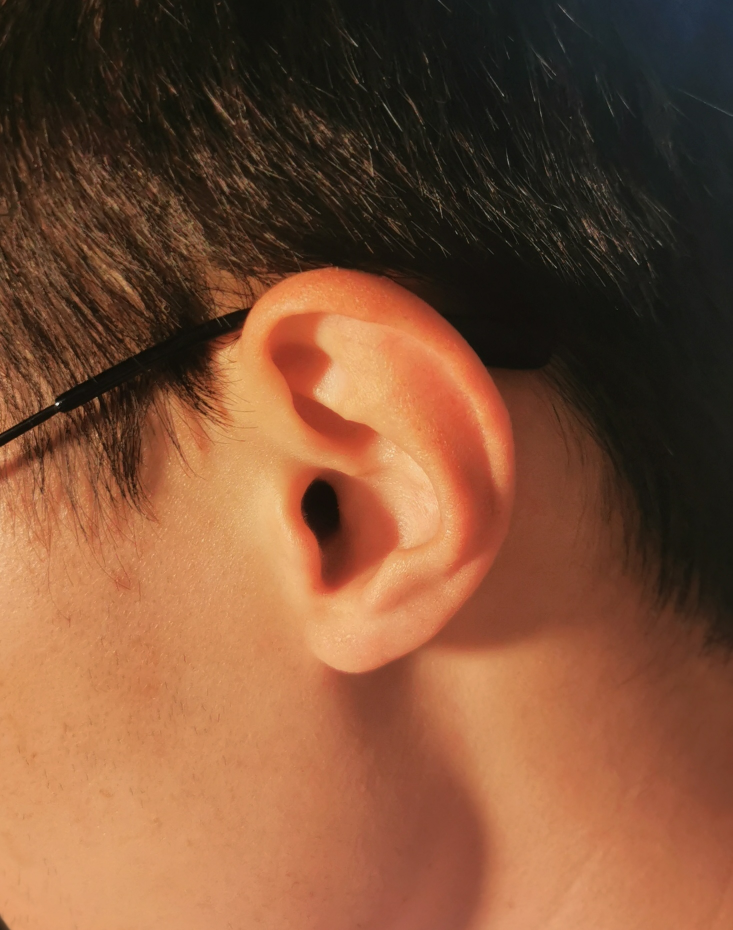
#> input picture 01_mmpose_assign/openmmlab_config/myEar.jpg, 1465 x 1860 px (shown at 1/2 size)
$ python resize_.py
#> lines starting #> are read from the running program, lines starting #| are printed output that depends on the picture
import cv2

img = cv2.imread("./myEar.jpg")
#> img is the input picture: shape (1860, 1465, 3); mean B, G, R 55, 81.4, 125.4
h, w, _ = img.shape
#> h = 1860; w = 1465
h_n = 720
w_n = int(w * h_n * 1.0 / h )
#> w_n = 567
img = cv2.resize(img, (w_n, h_n))
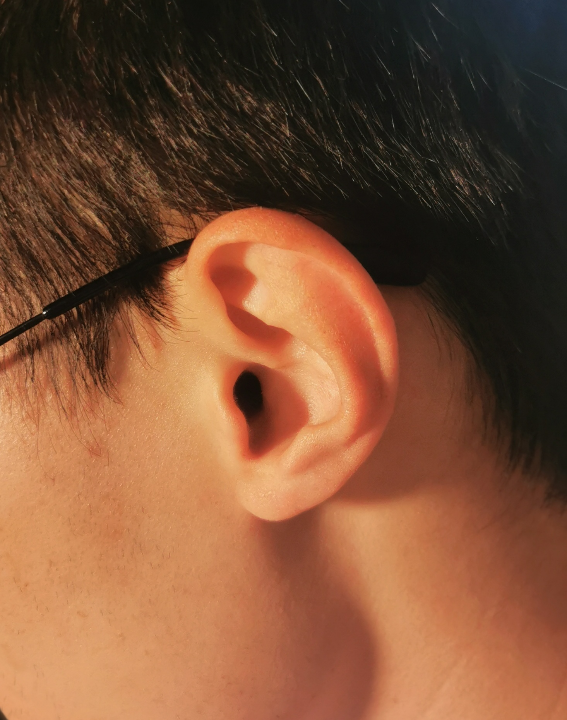
#> img: shape (720, 567, 3); mean B, G, R 54.9, 81.3, 125.3
cv2.imwrite("./myEar0.jpg", img)
